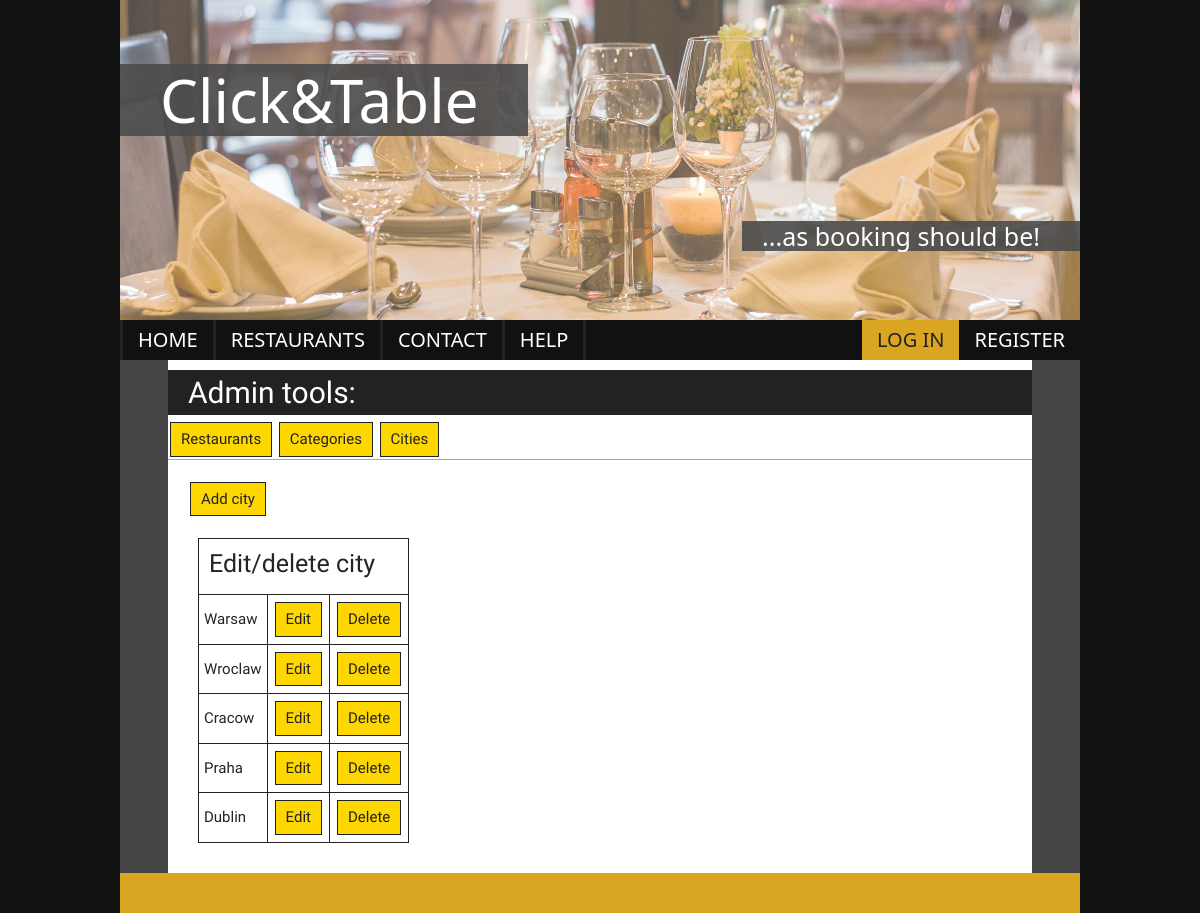
Page /admin_cities/ on the earlier database version.
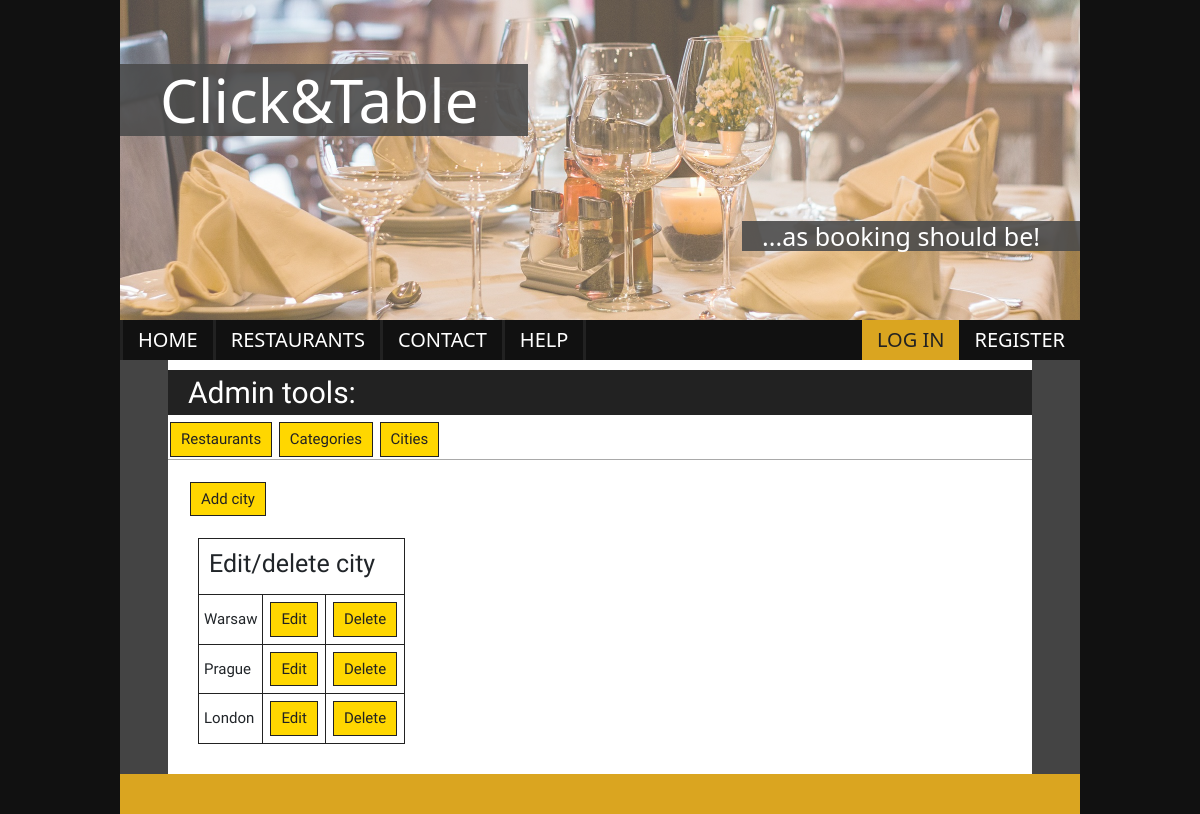
Same page on the later database version.
### click_and_table/models.py (models this page shows, shortened)
class City(models.Model):
    name = models.CharField(max_length=64)

### click_and_table/views.py (the view)
# urls.py: path('admin_cities/', AdminCitiesView.as_view(), name="admin_cities"),
class AdminCitiesView(View):
    def get(self, request):
        cities = City.objects.all()
        return render(request, 'admin_cities.html', {'cities': cities})

### templates/admin_cities.html
{% extends 'admin_tools.html' %}
{% block content %}
    <a href="{% url 'city_add' %}">Add city</a>
    <section class="cities-lst-admin">
        <table>
            <tr>
                <th colspan="3"><h3>Edit/delete city</h3></th>
            </tr>
            {% for city in cities %}
            <tr>
                <td>{{ city.name }}</td>
                <td><a href="{% url 'city_edit' city.pk %}">Edit</a></td>
                <td><a href="{% url 'city_delete' city.id %}">Delete</a></td>
            </tr>
            {% endfor %}
        </table>
    </section>
{% endblock %}

Differences in the rows shown:
removed City: name "Wroclaw"
removed City: name "Cracow"
changed City: name "Praha" → "Prague"
changed City: name "Dublin" → "London"
